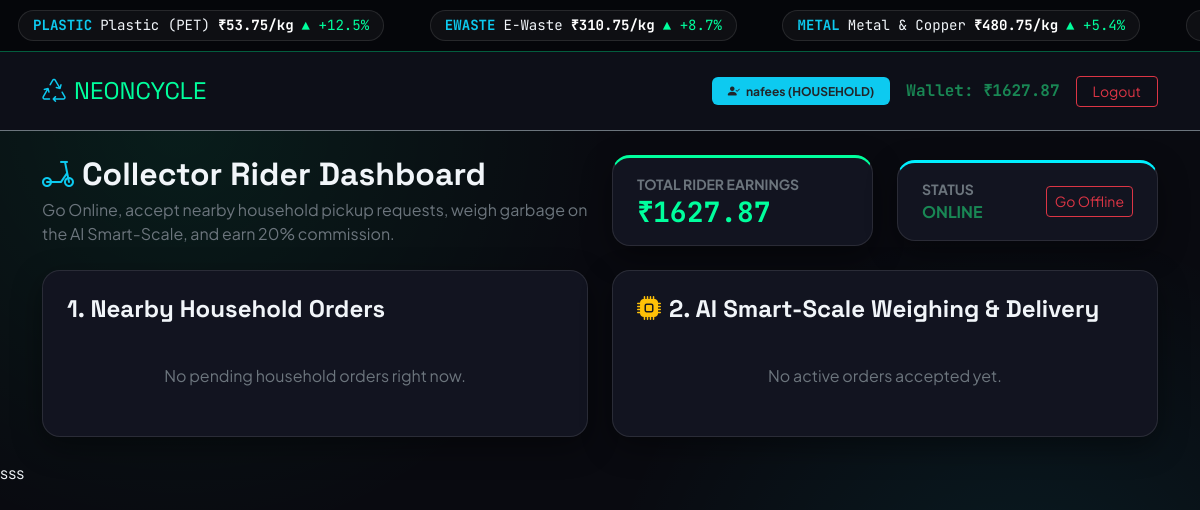
Page /collector/ (signed in) on the committed database.
### core/models.py (models this page shows, shortened)
class GarbagePrice(models.Model):
    name = models.CharField(max_length=100, unique=True)
    code = models.CharField(max_length=15, unique=True)
    price_per_kg = models.FloatField(default=40.0)
    change_pct = models.FloatField(default=2.5)

class UserProfile(models.Model):
    ROLE_CHOICES = [
        ('HOUSEHOLD', 'Household'),
        ('COLLECTOR', 'Collector'),
        ('RECYCLER', 'Recycler'),
        ('ADMIN', 'Admin'),
    ]
    user = models.OneToOneField(User, on_delete=models.CASCADE, related_name='profile')
    role = models.CharField(max_length=20, choices=ROLE_CHOICES, default='HOUSEHOLD')
    wallet_balance = models.FloatField(default=0.0)
    co2_saved_kg = models.FloatField(default=0.0)
    is_online = models.BooleanField(default=True)

### core/views.py (the view, shortened to what this page needs)
# urls.py: path('collector/', views.collector_dashboard, name='collector_dashboard'),
@login_required
def collector_dashboard(request):
    ensure_initial_prices()
    profile, _ = UserProfile.objects.get_or_create(user=request.user)
    available_orders = CollectionOrder.objects.filter(status='PENDING').order_by('-created_at')
    my_active_orders = CollectionOrder.objects.filter(collector=request.user).exclude(status='PENDING').order_by('-created_at')
    return render(request, 'core/collector.html', {
        'profile': profile,
        'prices': GarbagePrice.objects.all(),
        'available_orders': available_orders,
        'my_active_orders': my_active_orders,
    })

### core/views.py (called while the page is built)
def ensure_initial_prices():
    if GarbagePrice.objects.count() == 0:
        defaults = [
            ('Plastic (PET)', 'PLASTIC', 42.0, 3.8),
            ('E-Waste', 'EWASTE', 310.0, 8.4),
            ('Metal & Copper', 'METAL', 480.0, 5.1),
            ('Paper & Cardboard', 'PAPER', 18.0, -1.2),
            ('Glass Bottles', 'GLASS', 14.0, 1.5),
        ]
        for name, code, price, chg in defaults:
            GarbagePrice.objects.create(name=name, code=code, price_per_kg=price, change_pct=chg)

### core/templates/core/collector.html (shortened to what this page needs)
{% extends 'core/base.html' %}
{% block content %}
<div class="row g-4 mb-4 align-items-center">
  <div class="col-md-6">
    <h2 class="fw-bold mb-1"><i class="bi bi-scooter text-info me-2"></i>Collector Rider Dashboard</h2>
    <p class="text-secondary mb-0">Go Online, accept nearby household pickup requests, weigh garbage on the AI Smart-Scale, and earn 20% commission.</p>
  </div>
  <div class="col-md-3">
    <div class="neon-card neon-card-green py-3">
      <div class="small text-secondary fw-bold">TOTAL RIDER EARNINGS</div>
      <h3 class="mono fw-bold mb-0" style="color: var(--neon-green);">₹{{ profile.wallet_balance|floatformat:2 }}</h3>
    </div>
  </div>
  <div class="col-md-3">
    <div class="neon-card neon-card-cyan py-3 d-flex justify-content-between align-items-center">
      <div>
        <div class="small text-secondary fw-bold">STATUS</div>
        {% if profile.is_online %}
          <div class="fw-bold text-success">ONLINE</div>
        {% else %}
          <div class="fw-bold text-danger">OFFLINE</div>
        {% endif %}
      </div>
      <form method="POST" action="/collector/">
        <button type="submit" class="btn btn-sm {% if profile.is_online %}btn-outline-danger{% else %}btn-neon{% endif %}">
          {% if profile.is_online %}Go Offline{% else %}Go Online{% endif %}
        </button>
      </form>
    </div>
  </div>
</div>
<div class="row g-4">
  <div class="col-lg-6">
    <div class="neon-card h-100">
      <h4 class="fw-bold mb-3">1. Nearby Household Orders</h4>
      {% if not profile.is_online %}
        <div class="alert alert-warning">You are OFFLINE. Click "Go Online" to see nearby orders.</div>
      {% else %}
        {% for o in available_orders %}
          <div class="p-3 rounded-3 bg-dark border border-info mb-3 d-flex justify-content-between align-items-center">
            <div>
              <div class="fw-bold text-info">Order #{{ o.id }} — {{ o.garbage_type.name }}</div>
              <div class="small text-light">Address: {{ o.address }} (User: {{ o.household.username }})</div>
              <div class="small text-secondary mono">Est. Weight: {{ o.estimated_weight_kg }} kg • Est. Payout: ₹{{ o.household_payout|floatformat:2 }}</div>
            </div>
            <form method="POST" action="/collector/">
              {% csrf_token %}
              <input type="hidden" name="action" value="accept_order">
              <input type="hidden" name="order_id" value="{{ o.id }}">
              <button type="submit" class="btn btn-neon">Accept</button>
            </form>
          </div>
        {% empty %}
          <div class="text-secondary py-4 text-center">No pending household orders right now.</div>
        {% endfor %}
      {% endif %}
    </div>
  </div>
  <div class="col-lg-6">
    <div class="neon-card h-100">
      <h4 class="fw-bold mb-3"><i class="bi bi-cpu-fill text-warning me-2"></i>2. AI Smart-Scale Weighing & Delivery</h4>
      {% for o in my_active_orders %}
        <div class="p-3 rounded-3 bg-dark border {% if o.is_scale_anomaly %}border-danger{% else %}border-secondary{% endif %} mb-3">
          <div class="d-flex justify-content-between mb-2">
            <strong>Order #{{ o.id }} — {{ o.garbage_type.name }}</strong>
            <span class="badge bg-info text-dark">{{ o.get_status_display }}</span>
          </div>
          <div class="small text-secondary mb-2">
            Address: {{ o.address }} • Household Est.: <strong class="text-white mono">{{ o.estimated_weight_kg }} kg</strong>
          </div>
          {% if o.status == 'ACCEPTED' %}
            <form method="POST" action="/collector/" class="row g-2 align-items-end mt-2">
              {% csrf_token %}
              <input type="hidden" name="action" value="weigh_order">
              <input type="hidden" name="order_id" value="{{ o.id }}">
              <div class="col-7">
                <label class="form-label small text-info fw-bold mb-1">Actual Weight on Digital Scale (kg)</label>
                <input
                  type="number"
                  step="0.1"
                  min="0.1"
                  name="actual_weight_kg"
                  placeholder="Enter scale weight in kg"
                  class="form-control bg-black text-white border-info mono"
                  oninput="checkScaleAnomaly(this, {{ o.estimated_weight_kg }}, 'scaleAlert_{{ o.id }}')"
                  required
                >
              </div>
              <div class="col-5">
                <button type="submit" class="btn btn-neon w-100">Verify & Pay</button>
              </div>
              <div class="col-12 mt-2">
                <div id="scaleAlert_{{ o.id }}" class="small mono text-secondary">
                  <i class="bi bi-shield-check me-1"></i>AI Scale Guardrail active (±40% tolerance from {{ o.estimated_weight_kg }} kg)
                </div>
              </div>
            </form>
          {% else %}
            <div class="small text-success mono fw-bold mb-2">
              Actual Weight: {{ o.actual_weight_kg }} kg | Paid Household: ₹{{ o.household_payout|floatformat:2 }} | Your Commission: +₹{{ o.collector_earning|floatformat:2 }}
            </div>
            {% if o.is_scale_anomaly %}
              <div class="badge bg-danger text-white mono p-2 w-100 text-start">
                <i class="bi bi-exclamation-triangle-fill me-1"></i> {{ o.anomaly_reason }} (Logged to Admin Audit)
              </div>
            {% else %}
              <div class="badge bg-success bg-opacity-25 text-success border border-success mono p-2 w-100 text-start">
                <i class="bi bi-patch-check-fill me-1"></i> {{ o.anomaly_reason }}
              </div>
            {% endif %}
          {% endif %}
        </div>
      {% empty %}
        <div class="text-secondary py-4 text-center">No active orders accepted yet.</div>
      {% endfor %}
    </div>
  </div>
</div>
{% endblock %}

### core/templates/core/base.html (shortened to what this page needs)
<!DOCTYPE html>
<html lang="en" data-bs-theme="dark">
<head>
  <link href="https://cdn.jsdelivr.net/npm/bootstrap@5.3.3/dist/css/bootstrap.min.css" rel="stylesheet">
  <link href="https://cdn.jsdelivr.net/npm/bootstrap-icons@1.11.3/font/bootstrap-icons.min.css" rel="stylesheet">
</head>
<body>
  <div class="ticker-bar">
    <div class="ticker-track mono" id="liveTickerTrack">
      {% for p in prices %}
        <span class="ticker-pill">
          <strong class="text-info">{{ p.code }}</strong>
          <span>{{ p.name }}</span>
          <strong class="text-white">₹{{ p.price_per_kg|floatformat:2 }}/kg</strong>
          {% if p.change_pct >= 0 %}
            <span class="up">▲ +{{ p.change_pct }}%</span>
          {% else %}
            <span class="down">▼ {{ p.change_pct }}%</span>
          {% endif %}
        </span>
      {% endfor %}
    </div>
  </div>
  <nav class="navbar navbar-dark border-bottom border-secondary py-3" style="background: #0d0f18;">
    <div class="container">
      <a class="navbar-brand brand-title fs-4 d-flex align-items-center gap-2" href="/">
        <i class="bi bi-recycle text-info"></i>
        <span style="color: var(--neon-green);">NEONCYCLE</span>
      </a>
      {% if user.is_authenticated %}
      <div class="d-flex align-items-center gap-3">
        <span class="badge bg-info text-dark px-3 py-2 fw-bold">
          <i class="bi bi-person-check-fill me-1"></i> {{ user.username }} ({{ profile.role }})
        </span>
        <span class="mono fw-bold text-success">Wallet: ₹{{ profile.wallet_balance|floatformat:2 }}</span>
        <a href="/logout/" class="btn btn-outline-danger btn-sm px-3">Logout</a>
      </div>
      {% endif %}
    </div>
  </nav>
  <div class="container py-4">
    {% block content %}{% endblock %}
  </div>
</body>
</html>sss

### core/templates/core/base.html (style rules this page uses)
:root { --bg-dark: #090a10; --card-bg: #121420; --neon-green: #00ff9d; --neon-cyan: #00f0ff; --neon-pink: #ff007f; }
body { background-color: var(--bg-dark); background-image: radial-gradient(circle at 15% 15%, rgba(0, 255, 157, 0.08), transparent 35%), radial-gradient(circle at 85% 80%, rgba(0, 240, 255, 0.08), transparent 35%); color: #f1f5f9; font-family: 'Plus Jakarta Sans', sans-serif; min-height: 100vh; }
h1, h2, h3, h4, h5, .brand-title { font-family: 'Space Grotesk', sans-serif; }
.mono { font-family: 'JetBrains Mono', monospace; }
.ticker-bar { background: #05060a; border-bottom: 1px solid rgba(0, 255, 157, 0.35); overflow: hidden; white-space: nowrap; padding: 10px 0; position: sticky; top: 0; z-index: 1050; }
.ticker-track { display: inline-block; white-space: nowrap; animation: scrollTicker 22s linear infinite; }
.ticker-pill { display: inline-flex; align-items: center; gap: 8px; margin: 0 18px; padding: 4px 14px; border-radius: 99px; background: rgba(255, 255, 255, 0.04); border: 1px solid rgba(255, 255, 255, 0.1); font-size: 0.88rem; }
.up { color: var(--neon-green); }
.neon-card { background: var(--card-bg); border: 1px solid rgba(255, 255, 255, 0.1); border-radius: 18px; padding: 24px; box-shadow: 0 10px 30px rgba(0, 0, 0, 0.4); }
.neon-card-green { border-top: 3px solid var(--neon-green); }
.neon-card-cyan { border-top: 3px solid var(--neon-cyan); }

### rows in the picture
GarbagePrice: code "PLASTIC", name "Plastic (PET)", price_per_kg "53.75", change_pct "12.5"
GarbagePrice: code "EWASTE", name "E-Waste", price_per_kg "310.75", change_pct "8.7"
GarbagePrice: code "METAL", name "Metal & Copper", price_per_kg "480.75", change_pct "5.4"
UserProfile: role "HOUSEHOLD", wallet_balance "1627.87"

### other values in the picture
{{ user.username }} "nafees"
